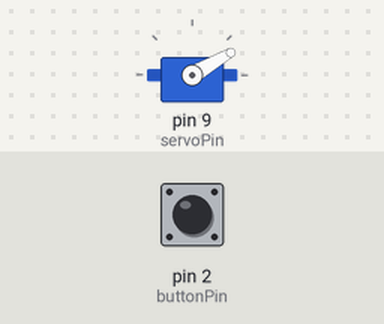
Bench run of a sketch on a simulated Arduino Mega 2560, built with avr-gcc and run on an emulated ATmega2560. On the bench: servo. Inputs (shaded band) come from the test bench; at power-on: pin 2 (buttonPin) HIGH.

Above: at 1.2 s.
1.3 s: pin 2 (buttonPin) pulled LOW for 0.15 s
At 2.1 s:
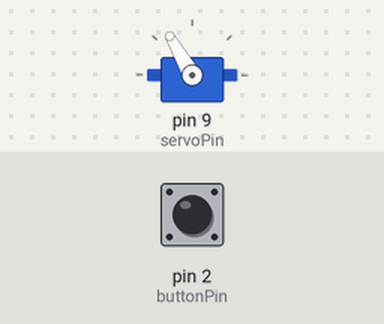
2.9 s: pin 2 (buttonPin) pulled LOW for 1 s
At 3.3 s:
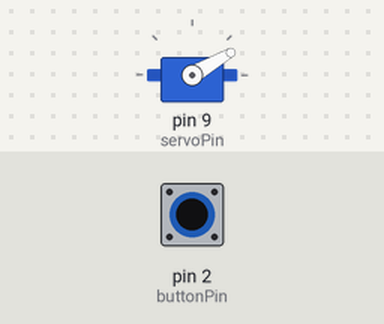
5.4 s: pin 2 (buttonPin) pulled LOW for 3.2 s
At 6.4 s:
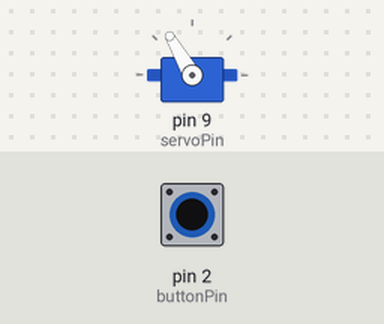
Timing chart, 0 to 8.4 s (numbered marks = the images above; inputs shaded):
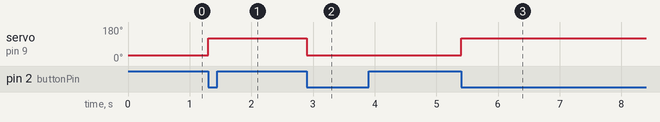

The sketch:

lesson-1-finger.ino
```cpp
// lesson-1-finger.ino
// Board: Arduino Mega 2560
// One button press closes the finger. The next press opens it.

#include <Servo.h>

const int buttonPin = 2;     // Button wire. The other button leg goes to GND.
const int servoPin = 9;      // Servo signal wire. It is usually orange or yellow.
const int openAngle = 30;    // How far the finger opens. Make this bigger to open more.
const int closedAngle = 120; // How far the finger closes. Lower it if the servo strains.

Servo finger;                // The servo that moves the finger.

bool fingerClosed = false;   // false means the finger is open.
bool buttonWasDown = false;  // Remembers the last reading so one press counts once.

void setup() {
  finger.attach(servoPin);          // Tell the Mega that pin 9 talks to the servo.
  pinMode(buttonPin, INPUT_PULLUP); // The pin stays HIGH until the button connects it to GND.
  finger.write(openAngle);          // Start with the finger open.
}

void loop() {
  bool buttonDown = digitalRead(buttonPin) == LOW; // A press reads LOW because of INPUT_PULLUP.

  if (buttonDown && !buttonWasDown) {              // The button just went down.
    fingerClosed = !fingerClosed;                  // Flip between open and closed.
    if (fingerClosed) {
      finger.write(closedAngle);                   // Move to the closed angle.
    } else {
      finger.write(openAngle);                     // Move back to the open angle.
    }
  }

  buttonWasDown = buttonDown; // Save this reading for the next loop.
  delay(20);                   // Wait a little so one press is not counted many times.
}
```

Measured:
- after the input at 1.3 s, servo on pin 9 (servoPin): 30° → 120° at once
- after the input at 2.9 s, servo on pin 9 (servoPin): 120° → 30° at once
- after the input at 5.4 s, servo on pin 9 (servoPin): 30° → 120° at once
